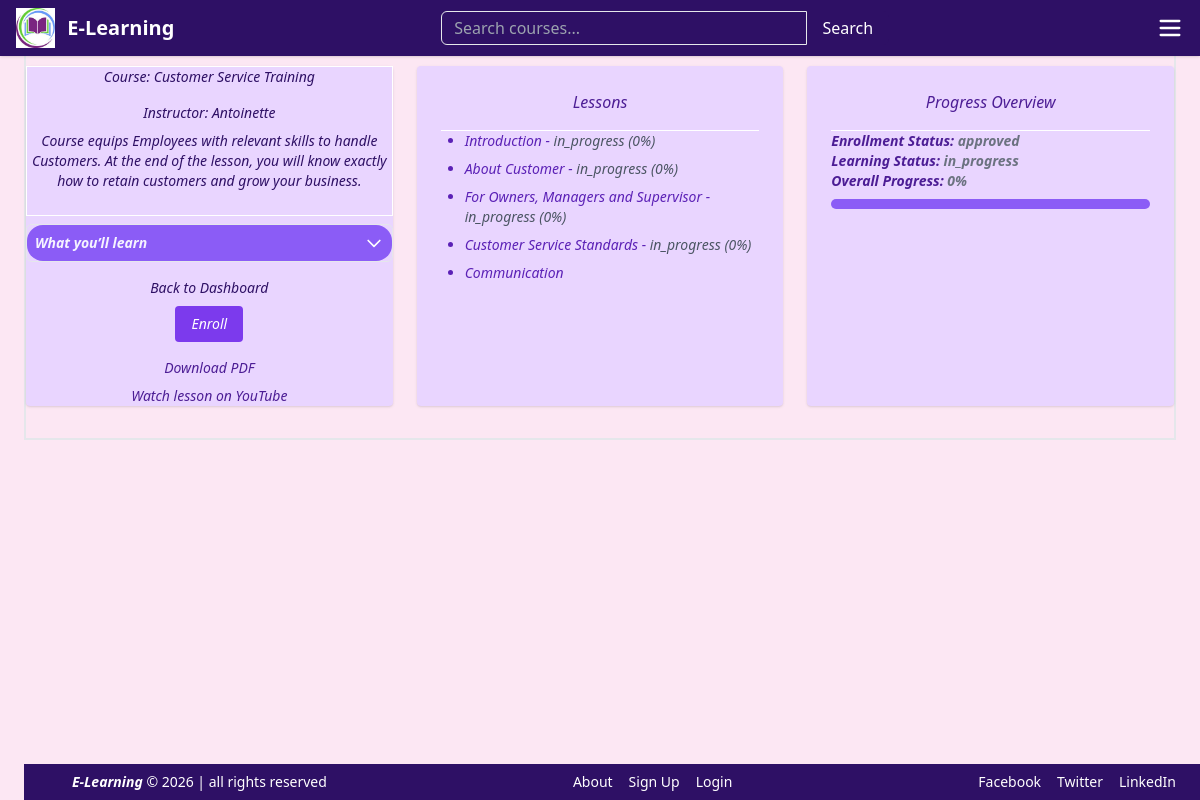
The app's page /courses/courses/1/ (signed in) with its own data.
### courses/models.py (models this page shows, shortened)
class Course(models.Model):
    title = models.CharField(max_length=200)
    description = models.TextField()
    created_at = models.DateTimeField(auto_now_add=True)
    instructor = models.CharField(max_length=100)
    pdf = models.FileField(upload_to='courses/pdfs/',blank=True,null=True)
    video = models.FileField(upload_to='courses/videos/', blank=True,null=True)
    video_url = models.URLField(blank=True,null=True, help_text="Click the link to watch tutorial")
    learning_outcomes = models.TextField(blank=True,null=True)
    image = models.ImageField(upload_to="images/",blank=True, null=True)

class Lesson(models.Model):
    course = models.ForeignKey(Course, related_name="lessons", on_delete=models.CASCADE)
    instructor = models.ForeignKey(Instructor, on_delete=models.CASCADE)
    title = models.CharField(max_length=200)
    content = models.TextField()

class Progress(models.Model):
    user = models.ForeignKey(User,on_delete=models.CASCADE,null=True)
    course = models.ForeignKey(Course, on_delete=models.CASCADE, null=True)
    Learning_status = models.CharField(max_length=20,null=True, choices=[("in_progress","In Progress"),("complete","Completed")])
    percentage_complete = models.FloatField(default=0)
    last_accessed = models.DateTimeField(auto_now=True)
    enrollment = models.ForeignKey(Enrollment, on_delete=models.CASCADE)
    lesson = models.ForeignKey(Lesson, on_delete=models.CASCADE)
    completed = models.BooleanField(default=False)
    complete_at = models.DateField(null=True, blank=True)

class Enrollment(models.Model):
    STATUS_CHOICES = [
        ('pending', 'Pending'),
        ('approved', 'Approved'),
        ('rejected', 'Rejected'),
    ]
    user = models.ForeignKey(User, on_delete=models.CASCADE)
    courses = models.ForeignKey(Course, on_delete=models.CASCADE)
    enrolled_at = models.DateTimeField(auto_now_add=True)
    status = models.CharField(max_length=10, choices=STATUS_CHOICES,default='pending')
    overall_progress = models.FloatField(default=0)
    class Meta:
        unique_together = ('user', 'courses')

### courses/views.py (the view)
# urls.py: path("courses/<int:course_id>/", views.course_details, name="course_details"),
@login_required
def course_details(request, course_id):
    course = get_object_or_404(Course, id=course_id)
    lessons = Lesson.objects.filter(course=course)
    enrollment = Enrollment.objects.filter(user=request.user, courses=course).first()
    status = enrollment.status if enrollment else "Your Are Not Enrolled"
    progress = Progress.objects.filter(enrollment=enrollment) if enrollment else []
    Learning_status = progress.last().Learning_status if progress else "You Have Not Started Learnig Yet!"
    overall_progress = (
        progress.aggregate(Avg("percentage_complete")).get("percentage_complete__avg") or 0  if progress else 0
        if progress else 0
    )
    context = {
        "course": course,
        "lessons": lessons,
        "progress": progress,
        "overall_progress":overall_progress or 0,
        "Learning_status": Learning_status,
        "enrolled": bool(enrollment and status =="approved"),
        "status": status,
    }
    return render(request, "courses/course_details.html", context)

### courses/templates/courses/course_details.html (shortened to what this page needs)
{% extends 'base.html' %}
{% block content %}
<div class="w-full bg-pink-100 pt-10 pb-8 border-2">
  <div class="grid grid-cols-1 md:grid-cols-3 gap-6">
    <div class="bg-purple-200 shadow rounded text-sm text-center hover:shadow-2xl hover:shadow-violet-800">
      <div class="border border-white mb-2 ">
      <h2 class="text-violet-950 mb-4 italic font-medium">Course: {{ course.title }}</h2>
      <p class="text-violet-950 mb-2 italic">Instructor: {{ course.instructor }}</p>
      <p class="text-violet-950 mb-6 italic">{{ course.description }}</p>
      </div>
      <div class="border rounded-md mb-4">
        <button
          class="flex justify-between p-2 items-center w-full text-left text-white font-medium bg-violet-500 hover:bg-violet-800 rounded-2xl"
          onclick="toggleDetails('{{ course.id }}')">
          <span class="text-sm font-semibold italic text-violet-50">What you’ll learn</span>
          <svg id="arrowIcon-{{ course.id }}" class="w-5 h-5 transform transition-transform duration-200"
              fill="none" stroke="currentColor" viewBox="0 0 24 24">
            <path stroke-linecap="round" stroke-linejoin="round" stroke-width="2" d="M19 9l-7 7-7-7" />
          </svg>
        </button>
      </div>
      <div class="flex flex-col items-center gap-2">
        <a href="{% url 'dashboard' %}" class="text-violet-950 italic text-sm hover:underline">Back to Dashboard</a>
        <form action="{% url 'enroll' course.id %}" method="post">
          <button type="submit" class="bg-violet-600 text-white italic hover:bg-violet-900 text-sm px-4 py-2 rounded">
            Enroll
          </button>
        </form>
      </div>
      <div class="mt-4 space-y-2">
        {% if course.pdf and enrolled %}
          <a href="{{ course.pdf.url }}" class="text-sm italic text-violet-900 hover:underline">Download PDF</a>
        {% endif %}
        {% if course.video_url and enrolled %}
          <p>
            <a href="{{ course.video_url }}" target="_blank" class="text-violet-900 text-sm hover:underline italic">
              Watch lesson on YouTube
            </a>
          </p>
        {% endif %}
      </div>
    </div>
    <div class="bg-purple-200 p-6 rounded shadow hover:shadow-2xl hover:shadow-violet-800">
      <div class="border-b border-b-white">
      <h3 class="text-violet-900 text-center font-medium italic mb-4">Lessons</h3>
      </div>
      <ul class="list-disc ml-6 space-y-2 text-sm italic text-violet-800">
        {% for lesson in lessons %}
          <li>
            <a href="{% url 'view_lesson' lesson.id %}" class="hover:underline">{{ lesson.title }}</a>
            {% for p in progress %}
              {% if p.lesson.id == lesson.id %}
                - <span class="italic text-gray-600">{{ p.Learning_status }}
                ({{ p.percentage_complete|floatformat:0 }}%)</span>
              {% endif %}
            {% endfor %}
          </li>
        {% endfor %}
      </ul>
    </div>
    <div class="bg-purple-200 p-6 rounded shadow hover:shadow-2xl hover:shadow-violet-800">
      <div class="border-b border-b-white w-full">
      <h3 class="text-violet-900 font-medium italic text-center mb-4">Progress Overview</h3>
      </div>
      <p class="italic text-violet-900 font-semibold text-sm">
        Enrollment Status: <span class="badge bg-info text-gray-500">{{ status }}</span>
      </p>
      <p class="italic text-violet-900 font-semibold text-sm">
        Learning Status: <span class="badge bg-info text-gray-500">{{ Learning_status }}</span>
      </p>
      <p class="italic text-violet-900 font-semibold text-sm">
        Overall Progress: <span class="badge bg-info text-gray-500">{{ overall_progress|floatformat:0 }}%</span>
      </p>
      <div class="w-full bg-violet-500 rounded-full h-2.5 mt-2">
      </div>
    </div>
  </div>
</div>
{% endblock %}

### records on screen
Course: title "Customer Service Training", instructor "Antoinette", description "Course equips Employees with relevant skills to handle Customers. At the end of the lesson, you will know exactly how to retain customers and grow your business."
Lesson: title "Introduction"
Progress: Learning_status "in_progress", percentage_complete "0"
Lesson: title "About Customer"
Progress: Learning_status "in_progress", percentage_complete "0"
Lesson: title "For Owners, Managers and Supervisor"
Progress: Learning_status "in_progress", percentage_complete "0"
Lesson: title "Customer Service Standards"
Progress: Learning_status "in_progress", percentage_complete "0"
Lesson: title "Communication"
Enrollment: status "approved"

### other values on screen
{{ overall_progress|floatformat:0 }} "0"
